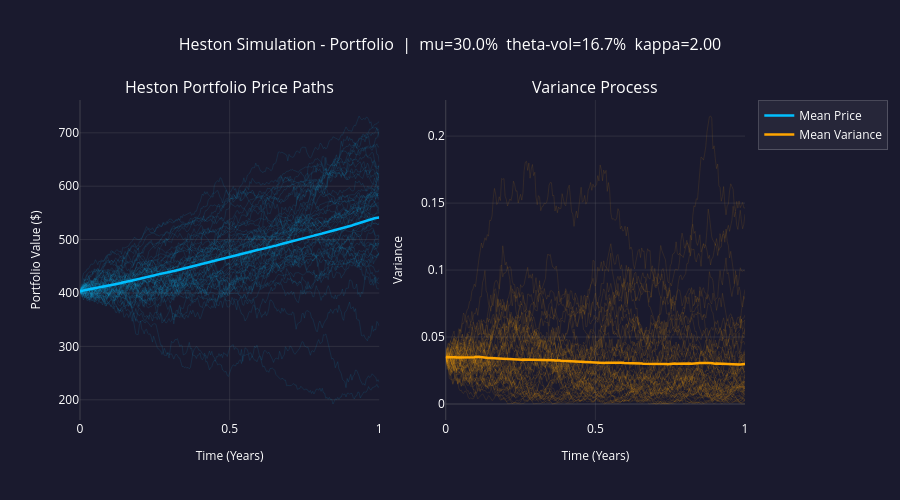

Here is the notebook cell this chart was saved with:
### Code cell
# Heston, calibrate on SPY (market proxy) for κ, ξ, ρ,
# then re-scale to portfolio-level S0, μ, and σ.

analyzer = HestonModel('SPY', '2024-01-01', '2025-01-01')
_, _, v0_heston, theta_heston, kappa_heston, sigma_heston, rho_heston = analyzer.calibrate_heston_params(n_sims=100)

# Override S0 and drift with portfolio-level values
_port_mu  = float(np.dot(optimal_weights, mu.values))
_port_var = float(np.dot(optimal_weights, np.dot(cov.values, optimal_weights)))
_port_sig = float(np.sqrt(_port_var))
_port_S0  = float(np.dot(optimal_weights, s0[true_tickers].values))

# Rescale v0 and theta to portfolio variance (keep vol-of-vol shape from SPY calibration)
_scale = (_port_sig / np.sqrt(theta_heston))**2
v0_heston    = float(np.var(analyzer.returns[-21:]) * 252) * _scale
theta_heston = _port_var   # long-run variance = portfolio variance

S0_heston = _port_S0
mu_heston  = _port_mu

print(f"Heston inputs (portfolio): S0={S0_heston:.2f}  μ={mu_heston:.2%}  σ_port={_port_sig:.2%}")
print(f"  kappa={kappa_heston:.3f}  xi={sigma_heston:.3f}  rho={rho_heston:.3f}")
print(f"  v0={v0_heston:.4f}  theta={theta_heston:.4f}")

T_heston = 1.0
N_heston = 252
n_paths_heston = 1000

S_heston, v_heston = analyzer.heston_simulation(
    S0_heston, v0_heston, mu_heston, kappa_heston, theta_heston, sigma_heston, rho_heston,
    T_heston, N_heston, n_paths_heston
)

t_heston = np.linspace(0, T_heston, N_heston + 1)
mean_S = S_heston.mean(axis=0)
mean_v = v_heston.mean(axis=0)

fig = make_subplots(
    rows=1, cols=2,
    subplot_titles=('Heston Portfolio Price Paths', 'Variance Process'),
    horizontal_spacing=0.1
)
for i in range(min(50, n_paths_heston)):
    fig.add_trace(
        go.Scatter(x=t_heston, y=S_heston[i], mode='lines',
                   line=dict(color='rgba(0, 191, 255, 0.1)', width=1),
                   showlegend=False),
        row=1, col=1
    )
    fig.add_trace(
        go.Scatter(x=t_heston, y=v_heston[i], mode='lines',
                   line=dict(color='rgba(255, 165, 0, 0.1)', width=1),
                   showlegend=False),
        row=1, col=2
    )
fig.add_trace(
    go.Scatter(x=t_heston, y=mean_S, name='Mean Price',
               line=dict(color='rgba(0, 191, 255, 1.0)', width=2.5)),
    row=1, col=1
)
fig.add_trace(
    go.Scatter(x=t_heston, y=mean_v, name='Mean Variance',
               line=dict(color='rgba(255, 165, 0, 1.0)', width=2.5)),
    row=1, col=2
)
axis_labels = {(1, 1): ("Time (Years)", "Portfolio Value ($)"), (1, 2): ("Time (Years)", "Variance")}
axis_style = dict(showgrid=True, gridwidth=1, gridcolor='rgba(128,128,128,0.2)',
                  zeroline=True, zerolinewidth=1, zerolinecolor='rgba(128,128,128,0.4)',
                  title_font=dict(size=12))
for (row, col), (x_label, y_label) in axis_labels.items():
    fig.update_xaxes(title_text=x_label, **axis_style, row=row, col=col)
    fig.update_yaxes(title_text=y_label, **axis_style, row=row, col=col)
fig.update_layout(
    height=500, showlegend=True,
    title_text=f'Heston Simulation - Portfolio  |  mu={mu_heston*100:.1f}%  theta-vol={np.sqrt(theta_heston)*100:.1f}%  kappa={kappa_heston:.2f}',
    title_x=0.5, title_font_size=16,
    plot_bgcolor='#1a1a2e', paper_bgcolor='#1a1a2e',
    font=dict(color='white'),
    legend=dict(bgcolor='rgba(255,255,255,0.05)', bordercolor='rgba(255,255,255,0.2)', borderwidth=1)
)
fig.show()

### Figure 1 — Plotly figure (JSON) as saved in the notebook; plotly's stock layout.template omitted (floating-point values rounded to 4 significant figures; data arrays with more than 128 entries replaced by an {"elided": "..."} marker saying what was removed)
{"data": [{"line": {"color": "rgba(0, 191, 255, 0.1)", "width": 1}, "mode": "lines", "showlegend": false, "type": "scatter", "x": {"elided": "253 float values"}, "xaxis": "x", "y": {"elided": "253 float values"}, "yaxis": "y"}, {"line": {"color": "rgba(255, 165, 0, 0.1)", "width": 1}, "mode": "lines", "showlegend": false, "type": "scatter", "x": {"elided": "253 float values"}, "xaxis": "x2", "y": {"elided": "253 float values"}, "yaxis": "y2"}, {"line": {"color": "rgba(0, 191, 255, 0.1)", "width": 1}, "mode": "lines", "showlegend": false, "type": "scatter", "x": {"elided": "253 float values"}, "xaxis": "x", "y": {"elided": "253 float values"}, "yaxis": "y"}, {"line": {"color": "rgba(255, 165, 0, 0.1)", "width": 1}, "mode": "lines", "showlegend": false, "type": "scatter", "x": {"elided": "253 float values"}, "xaxis": "x2", "y": {"elided": "253 float values"}, "yaxis": "y2"}, {"line": {"color": "rgba(0, 191, 255, 0.1)", "width": 1}, "mode": "lines", "showlegend": false, "type": "scatter", "x": {"elided": "253 float values"}, "xaxis": "x", "y": {"elided": "253 float values"}, "yaxis": "y"}, {"line": {"color": "rgba(255, 165, 0, 0.1)", "width": 1}, "mode": "lines", "showlegend": false, "type": "scatter", "x": {"elided": "253 float values"}, "xaxis": "x2", "y": {"elided": "253 float values"}, "yaxis": "y2"}, {"line": {"color": "rgba(0, 191, 255, 0.1)", "width": 1}, "mode": "lines", "showlegend": false, "type": "scatter", "x": {"elided": "253 float values"}, "xaxis": "x", "y": {"elided": "253 float values"}, "yaxis": "y"}, {"line": {"color": "rgba(255, 165, 0, 0.1)", "width": 1}, "mode": "lines", "showlegend": false, "type": "scatter", "x": {"elided": "253 float values"}, "xaxis": "x2", "y": {"elided": "253 float values"}, "yaxis": "y2"}, {"line": {"color": "rgba(0, 191, 255, 0.1)", "width": 1}, "mode": "lines", "showlegend": false, "type": "scatter", "x": {"elided": "253 float values"}, "xaxis": "x", "y": {"elided": "253 float values"}, "yaxis": "y"}, {"line": {"color": "rgba(255, 165, 0, 0.1)", "width": 1}, "mode": "lines", "showlegend": false, "type": "scatter", "x": {"elided": "253 float values"}, "xaxis": "x2", "y": {"elided": "253 float values"}, "yaxis": "y2"}, {"line": {"color": "rgba(0, 191, 255, 0.1)", "width": 1}, "mode": "lines", "showlegend": false, "type": "scatter", "x": {"elided": "253 float values"}, "xaxis": "x", "y": {"elided": "253 float values"}, "yaxis": "y"}, {"line": {"color": "rgba(255, 165, 0, 0.1)", "width": 1}, "mode": "lines", "showlegend": false, "type": "scatter", "x": {"elided": "253 float values"}, "xaxis": "x2", "y": {"elided": "253 float values"}, "yaxis": "y2"}, {"line": {"color": "rgba(0, 191, 255, 0.1)", "width": 1}, "mode": "lines", "showlegend": false, "type": "scatter", "x": {"elided": "253 float values"}, "xaxis": "x", "y": {"elided": "253 float values"}, "yaxis": "y"}, {"line": {"color": "rgba(255, 165, 0, 0.1)", "width": 1}, "mode": "lines", "showlegend": false, "type": "scatter", "x": {"elided": "253 float values"}, "xaxis": "x2", "y": {"elided": "253 float values"}, "yaxis": "y2"}, {"line": {"color": "rgba(0, 191, 255, 0.1)", "width": 1}, "mode": "lines", "showlegend": false, "type": "scatter", "x": {"elided": "253 float values"}, "xaxis": "x", "y": {"elided": "253 float values"}, "yaxis": "y"}, {"line": {"color": "rgba(255, 165, 0, 0.1)", "width": 1}, "mode": "lines", "showlegend": false, "type": "scatter", "x": {"elided": "253 float values"}, "xaxis": "x2", "y": {"elided": "253 float values"}, "yaxis": "y2"}, {"line": {"color": "rgba(0, 191, 255, 0.1)", "width": 1}, "mode": "lines", "showlegend": false, "type": "scatter", "x": {"elided": "253 float values"}, "xaxis": "x", "y": {"elided": "253 float values"}, "yaxis": "y"}, {"line": {"color": "rgba(255, 165, 0, 0.1)", "width": 1}, "mode": "lines", "showlegend": false, "type": "scatter", "x": {"elided": "253 float values"}, "xaxis": "x2", "y": {"elided": "253 float values"}, "yaxis": "y2"}, {"line": {"color": "rgba(0, 191, 255, 0.1)", "width": 1}, "mode": "lines", "showlegend": false, "type": "scatter", "x": {"elided": "253 float values"}, "xaxis": "x", "y": {"elided": "253 float values"}, "yaxis": "y"}, {"line": {"color": "rgba(255, 165, 0, 0.1)", "width": 1}, "mode": "lines", "showlegend": false, "type": "scatter", "x": {"elided": "253 float values"}, "xaxis": "x2", "y": {"elided": "253 float values"}, "yaxis": "y2"}, {"line": {"color": "rgba(0, 191, 255, 0.1)", "width": 1}, "mode": "lines", "showlegend": false, "type": "scatter", "x": {"elided": "253 float values"}, "xaxis": "x", "y": {"elided": "253 float values"}, "yaxis": "y"}, {"line": {"color": "rgba(255, 165, 0, 0.1)", "width": 1}, "mode": "lines", "showlegend": false, "type": "scatter", "x": {"elided": "253 float values"}, "xaxis": "x2", "y": {"elided": "253 float values"}, "yaxis": "y2"}, {"line": {"color": "rgba(0, 191, 255, 0.1)", "width": 1}, "mode": "lines", "showlegend": false, "type": "scatter", "x": {"elided": "253 float values"}, "xaxis": "x", "y": {"elided": "253 float values"}, "yaxis": "y"}, {"line": {"color": "rgba(255, 165, 0, 0.1)", "width": 1}, "mode": "lines", "showlegend": false, "type": "scatter", "x": {"elided": "253 float values"}, "xaxis": "x2", "y": {"elided": "253 float values"}, "yaxis": "y2"}, {"line": {"color": "rgba(0, 191, 255, 0.1)", "width": 1}, "mode": "lines", "showlegend": false, "type": "scatter", "x": {"elided": "253 float values"}, "xaxis": "x", "y": {"elided": "253 float values"}, "yaxis": "y"}, {"line": {"color": "rgba(255, 165, 0, 0.1)", "width": 1}, "mode": "lines", "showlegend": false, "type": "scatter", "x": {"elided": "253 float values"}, "xaxis": "x2", "y": {"elided": "253 float values"}, "yaxis": "y2"}, {"line": {"color": "rgba(0, 191, 255, 0.1)", "width": 1}, "mode": "lines", "showlegend": false, "type": "scatter", "x": {"elided": "253 float values"}, "xaxis": "x", "y": {"elided": "253 float values"}, "yaxis": "y"}, {"line": {"color": "rgba(255, 165, 0, 0.1)", "width": 1}, "mode": "lines", "showlegend": false, "type": "scatter", "x": {"elided": "253 float values"}, "xaxis": "x2", "y": {"elided": "253 float values"}, "yaxis": "y2"}, {"line": {"color": "rgba(0, 191, 255, 0.1)", "width": 1}, "mode": "lines", "showlegend": false, "type": "scatter", "x": {"elided": "253 float values"}, "xaxis": "x", "y": {"elided": "253 float values"}, "yaxis": "y"}, {"line": {"color": "rgba(255, 165, 0, 0.1)", "width": 1}, "mode": "lines", "showlegend": false, "type": "scatter", "x": {"elided": "253 float values"}, "xaxis": "x2", "y": {"elided": "253 float values"}, "yaxis": "y2"}, {"line": {"color": "rgba(0, 191, 255, 0.1)", "width": 1}, "mode": "lines", "showlegend": false, "type": "scatter", "x": {"elided": "253 float values"}, "xaxis": "x", "y": {"elided": "253 float values"}, "yaxis": "y"}, {"line": {"color": "rgba(255, 165, 0, 0.1)", "width": 1}, "mode": "lines", "showlegend": false, "type": "scatter", "x": {"elided": "253 float values"}, "xaxis": "x2", "y": {"elided": "253 float values"}, "yaxis": "y2"}, {"line": {"color": "rgba(0, 191, 255, 0.1)", "width": 1}, "mode": "lines", "showlegend": false, "type": "scatter", "x": {"elided": "253 float values"}, "xaxis": "x", "y": {"elided": "253 float values"}, "yaxis": "y"}, {"line": {"color": "rgba(255, 165, 0, 0.1)", "width": 1}, "mode": "lines", "showlegend": false, "type": "scatter", "x": {"elided": "253 float values"}, "xaxis": "x2", "y": {"elided": "253 float values"}, "yaxis": "y2"}, {"line": {"color": "rgba(0, 191, 255, 0.1)", "width": 1}, "mode": "lines", "showlegend": false, "type": "scatter", "x": {"elided": "253 float values"}, "xaxis": "x", "y": {"elided": "253 float values"}, "yaxis": "y"}, {"line": {"color": "rgba(255, 165, 0, 0.1)", "width": 1}, "mode": "lines", "showlegend": false, "type": "scatter", "x": {"elided": "253 float values"}, "xaxis": "x2", "y": {"elided": "253 float values"}, "yaxis": "y2"}, {"line": {"color": "rgba(0, 191, 255, 0.1)", "width": 1}, "mode": "lines", "showlegend": false, "type": "scatter", "x": {"elided": "253 float values"}, "xaxis": "x", "y": {"elided": "253 float values"}, "yaxis": "y"}, {"line": {"color": "rgba(255, 165, 0, 0.1)", "width": 1}, "mode": "lines", "showlegend": false, "type": "scatter", "x": {"elided": "253 float values"}, "xaxis": "x2", "y": {"elided": "253 float values"}, "yaxis": "y2"}, {"line": {"color": "rgba(0, 191, 255, 0.1)", "width": 1}, "mode": "lines", "showlegend": false, "type": "scatter", "x": {"elided": "253 float values"}, "xaxis": "x", "y": {"elided": "253 float values"}, "yaxis": "y"}, {"line": {"color": "rgba(255, 165, 0, 0.1)", "width": 1}, "mode": "lines", "showlegend": false, "type": "scatter", "x": {"elided": "253 float values"}, "xaxis": "x2", "y": {"elided": "253 float values"}, "yaxis": "y2"}, {"line": {"color": "rgba(0, 191, 255, 0.1)", "width": 1}, "mode": "lines", "showlegend": false, "type": "scatter", "x": {"elided": "253 float values"}, "xaxis": "x", "y": {"elided": "253 float values"}, "yaxis": "y"}, {"line": {"color": "rgba(255, 165, 0, 0.1)", "width": 1}, "mode": "lines", "showlegend": false, "type": "scatter", "x": {"elided": "253 float values"}, "xaxis": "x2", "y": {"elided": "253 float values"}, "yaxis": "y2"}, {"line": {"color": "rgba(0, 191, 255, 0.1)", "width": 1}, "mode": "lines", "showlegend": false, "type": "scatter", "x": {"elided": "253 float values"}, "xaxis": "x", "y": {"elided": "253 float values"}, "yaxis": "y"}, {"line": {"color": "rgba(255, 165, 0, 0.1)", "width": 1}, "mode": "lines", "showlegend": false, "type": "scatter", "x": {"elided": "253 float values"}, "xaxis": "x2", "y": {"elided": "253 float values"}, "yaxis": "y2"}, {"line": {"color": "rgba(0, 191, 255, 0.1)", "width": 1}, "mode": "lines", "showlegend": false, "type": "scatter", "x": {"elided": "253 float values"}, "xaxis": "x", "y": {"elided": "253 float values"}, "yaxis": "y"}, {"line": {"color": "rgba(255, 165, 0, 0.1)", "width": 1}, "mode": "lines", "showlegend": false, "type": "scatter", "x": {"elided": "253 float values"}, "xaxis": "x2", "y": {"elided": "253 float values"}, "yaxis": "y2"}, {"line": {"color": "rgba(0, 191, 255, 0.1)", "width": 1}, "mode": "lines", "showlegend": false, "type": "scatter", "x": {"elided": "253 float values"}, "xaxis": "x", "y": {"elided": "253 float values"}, "yaxis": "y"}, {"line": {"color": "rgba(255, 165, 0, 0.1)", "width": 1}, "mode": "lines", "showlegend": false, "type": "scatter", "x": {"elided": "253 float values"}, "xaxis": "x2", "y": {"elided": "253 float values"}, "yaxis": "y2"}, {"line": {"color": "rgba(0, 191, 255, 0.1)", "width": 1}, "mode": "lines", "showlegend": false, "type": "scatter", "x": {"elided": "253 float values"}, "xaxis": "x", "y": {"elided": "253 float values"}, "yaxis": "y"}, {"line": {"color": "rgba(255, 165, 0, 0.1)", "width": 1}, "mode": "lines", "showlegend": false, "type": "scatter", "x": {"elided": "253 float values"}, "xaxis": "x2", "y": {"elided": "253 float values"}, "yaxis": "y2"}, {"line": {"color": "rgba(0, 191, 255, 0.1)", "width": 1}, "mode": "lines", "showlegend": false, "type": "scatter", "x": {"elided": "253 float values"}, "xaxis": "x", "y": {"elided": "253 float values"}, "yaxis": "y"}, {"line": {"color": "rgba(255, 165, 0, 0.1)", "width": 1}, "mode": "lines", "showlegend": false, "type": "scatter", "x": {"elided": "253 float values"}, "xaxis": "x2", "y": {"elided": "253 float values"}, "yaxis": "y2"}, {"line": {"color": "rgba(0, 191, 255, 0.1)", "width": 1}, "mode": "lines", "showlegend": false, "type": "scatter", "x": {"elided": "253 float values"}, "xaxis": "x", "y": {"elided": "253 float values"}, "yaxis": "y"}, {"line": {"color": "rgba(255, 165, 0, 0.1)", "width": 1}, "mode": "lines", "showlegend": false, "type": "scatter", "x": {"elided": "253 float values"}, "xaxis": "x2", "y": {"elided": "253 float values"}, "yaxis": "y2"}, {"line": {"color": "rgba(0, 191, 255, 0.1)", "width": 1}, "mode": "lines", "showlegend": false, "type": "scatter", "x": {"elided": "253 float values"}, "xaxis": "x", "y": {"elided": "253 float values"}, "yaxis": "y"}, {"line": {"color": "rgba(255, 165, 0, 0.1)", "width": 1}, "mode": "lines", "showlegend": false, "type": "scatter", "x": {"elided": "253 float values"}, "xaxis": "x2", "y": {"elided": "253 float values"}, "yaxis": "y2"}, {"line": {"color": "rgba(0, 191, 255, 0.1)", "width": 1}, "mode": "lines", "showlegend": false, "type": "scatter", "x": {"elided": "253 float values"}, "xaxis": "x", "y": {"elided": "253 float values"}, "yaxis": "y"}, {"line": {"color": "rgba(255, 165, 0, 0.1)", "width": 1}, "mode": "lines", "showlegend": false, "type": "scatter", "x": {"elided": "253 float values"}, "xaxis": "x2", "y": {"elided": "253 float values"}, "yaxis": "y2"}, {"line": {"color": "rgba(0, 191, 255, 0.1)", "width": 1}, "mode": "lines", "showlegend": false, "type": "scatter", "x": {"elided": "253 float values"}, "xaxis": "x", "y": {"elided": "253 float values"}, "yaxis": "y"}, {"line": {"color": "rgba(255, 165, 0, 0.1)", "width": 1}, "mode": "lines", "showlegend": false, "type": "scatter", "x": {"elided": "253 float values"}, "xaxis": "x2", "y": {"elided": "253 float values"}, "yaxis": "y2"}, {"line": {"color": "rgba(0, 191, 255, 0.1)", "width": 1}, "mode": "lines", "showlegend": false, "type": "scatter", "x": {"elided": "253 float values"}, "xaxis": "x", "y": {"elided": "253 float values"}, "yaxis": "y"}, {"line": {"color": "rgba(255, 165, 0, 0.1)", "width": 1}, "mode": "lines", "showlegend": false, "type": "scatter", "x": {"elided": "253 float values"}, "xaxis": "x2", "y": {"elided": "253 float values"}, "yaxis": "y2"}, {"line": {"color": "rgba(0, 191, 255, 0.1)", "width": 1}, "mode": "lines", "showlegend": false, "type": "scatter", "x": {"elided": "253 float values"}, "xaxis": "x", "y": {"elided": "253 float values"}, "yaxis": "y"}, {"line": {"color": "rgba(255, 165, 0, 0.1)", "width": 1}, "mode": "lines", "showlegend": false, "type": "scatter", "x": {"elided": "253 float values"}, "xaxis": "x2", "y": {"elided": "253 float values"}, "yaxis": "y2"}, {"line": {"color": "rgba(0, 191, 255, 0.1)", "width": 1}, "mode": "lines", "showlegend": false, "type": "scatter", "x": {"elided": "253 float values"}, "xaxis": "x", "y": {"elided": "253 float values"}, "yaxis": "y"}, {"line": {"color": "rgba(255, 165, 0, 0.1)", "width": 1}, "mode": "lines", "showlegend": false, "type": "scatter", "x": {"elided": "253 float values"}, "xaxis": "x2", "y": {"elided": "253 float values"}, "yaxis": "y2"}, {"line": {"color": "rgba(0, 191, 255, 0.1)", "width": 1}, "mode": "lines", "showlegend": false, "type": "scatter", "x": {"elided": "253 float values"}, "xaxis": "x", "y": {"elided": "253 float values"}, "yaxis": "y"}, {"line": {"color": "rgba(255, 165, 0, 0.1)", "width": 1}, "mode": "lines", "showlegend": false, "type": "scatter", "x": {"elided": "253 float values"}, "xaxis": "x2", "y": {"elided": "253 float values"}, "yaxis": "y2"}, {"line": {"color": "rgba(0, 191, 255, 0.1)", "width": 1}, "mode": "lines", "showlegend": false, "type": "scatter", "x": {"elided": "253 float values"}, "xaxis": "x", "y": {"elided": "253 float values"}, "yaxis": "y"}, {"line": {"color": "rgba(255, 165, 0, 0.1)", "width": 1}, "mode": "lines", "showlegend": false, "type": "scatter", "x": {"elided": "253 float values"}, "xaxis": "x2", "y": {"elided": "253 float values"}, "yaxis": "y2"}, {"line": {"color": "rgba(0, 191, 255, 0.1)", "width": 1}, "mode": "lines", "showlegend": false, "type": "scatter", "x": {"elided": "253 float values"}, "xaxis": "x", "y": {"elided": "253 float values"}, "yaxis": "y"}, {"line": {"color": "rgba(255, 165, 0, 0.1)", "width": 1}, "mode": "lines", "showlegend": false, "type": "scatter", "x": {"elided": "253 float values"}, "xaxis": "x2", "y": {"elided": "253 float values"}, "yaxis": "y2"}, {"line": {"color": "rgba(0, 191, 255, 0.1)", "width": 1}, "mode": "lines", "showlegend": false, "type": "scatter", "x": {"elided": "253 float values"}, "xaxis": "x", "y": {"elided": "253 float values"}, "yaxis": "y"}, {"line": {"color": "rgba(255, 165, 0, 0.1)", "width": 1}, "mode": "lines", "showlegend": false, "type": "scatter", "x": {"elided": "253 float values"}, "xaxis": "x2", "y": {"elided": "253 float values"}, "yaxis": "y2"}, {"line": {"color": "rgba(0, 191, 255, 0.1)", "width": 1}, "mode": "lines", "showlegend": false, "type": "scatter", "x": {"elided": "253 float values"}, "xaxis": "x", "y": {"elided": "253 float values"}, "yaxis": "y"}, {"line": {"color": "rgba(255, 165, 0, 0.1)", "width": 1}, "mode": "lines", "showlegend": false, "type": "scatter", "x": {"elided": "253 float values"}, "xaxis": "x2", "y": {"elided": "253 float values"}, "yaxis": "y2"}, {"line": {"color": "rgba(0, 191, 255, 0.1)", "width": 1}, "mode": "lines", "showlegend": false, "type": "scatter", "x": {"elided": "253 float values"}, "xaxis": "x", "y": {"elided": "253 float values"}, "yaxis": "y"}, {"line": {"color": "rgba(255, 165, 0, 0.1)", "width": 1}, "mode": "lines", "showlegend": false, "type": "scatter", "x": {"elided": "253 float values"}, "xaxis": "x2", "y": {"elided": "253 float values"}, "yaxis": "y2"}, {"line": {"color": "rgba(0, 191, 255, 0.1)", "width": 1}, "mode": "lines", "showlegend": false, "type": "scatter", "x": {"elided": "253 float values"}, "xaxis": "x", "y": {"elided": "253 float values"}, "yaxis": "y"}, {"line": {"color": "rgba(255, 165, 0, 0.1)", "width": 1}, "mode": "lines", "showlegend": false, "type": "scatter", "x": {"elided": "253 float values"}, "xaxis": "x2", "y": {"elided": "253 float values"}, "yaxis": "y2"}, {"line": {"color": "rgba(0, 191, 255, 0.1)", "width": 1}, "mode": "lines", "showlegend": false, "type": "scatter", "x": {"elided": "253 float values"}, "xaxis": "x", "y": {"elided": "253 float values"}, "yaxis": "y"}, {"line": {"color": "rgba(255, 165, 0, 0.1)", "width": 1}, "mode": "lines", "showlegend": false, "type": "scatter", "x": {"elided": "253 float values"}, "xaxis": "x2", "y": {"elided": "253 float values"}, "yaxis": "y2"}, {"line": {"color": "rgba(0, 191, 255, 0.1)", "width": 1}, "mode": "lines", "showlegend": false, "type": "scatter", "x": {"elided": "253 float values"}, "xaxis": "x", "y": {"elided": "253 float values"}, "yaxis": "y"}, {"line": {"color": "rgba(255, 165, 0, 0.1)", "width": 1}, "mode": "lines", "showlegend": false, "type": "scatter", "x": {"elided": "253 float values"}, "xaxis": "x2", "y": {"elided": "253 float values"}, "yaxis": "y2"}, {"line": {"color": "rgba(0, 191, 255, 0.1)", "width": 1}, "mode": "lines", "showlegend": false, "type": "scatter", "x": {"elided": "253 float values"}, "xaxis": "x", "y": {"elided": "253 float values"}, "yaxis": "y"}, {"line": {"color": "rgba(255, 165, 0, 0.1)", "width": 1}, "mode": "lines", "showlegend": false, "type": "scatter", "x": {"elided": "253 float values"}, "xaxis": "x2", "y": {"elided": "253 float values"}, "yaxis": "y2"}, {"line": {"color": "rgba(0, 191, 255, 0.1)", "width": 1}, "mode": "lines", "showlegend": false, "type": "scatter", "x": {"elided": "253 float values"}, "xaxis": "x", "y": {"elided": "253 float values"}, "yaxis": "y"}, {"line": {"color": "rgba(255, 165, 0, 0.1)", "width": 1}, "mode": "lines", "showlegend": false, "type": "scatter", "x": {"elided": "253 float values"}, "xaxis": "x2", "y": {"elided": "253 float values"}, "yaxis": "y2"}, {"line": {"color": "rgba(0, 191, 255, 0.1)", "width": 1}, "mode": "lines", "showlegend": false, "type": "scatter", "x": {"elided": "253 float values"}, "xaxis": "x", "y": {"elided": "253 float values"}, "yaxis": "y"}, {"line": {"color": "rgba(255, 165, 0, 0.1)", "width": 1}, "mode": "lines", "showlegend": false, "type": "scatter", "x": {"elided": "253 float values"}, "xaxis": "x2", "y": {"elided": "253 float values"}, "yaxis": "y2"}, {"line": {"color": "rgba(0, 191, 255, 0.1)", "width": 1}, "mode": "lines", "showlegend": false, "type": "scatter", "x": {"elided": "253 float values"}, "xaxis": "x", "y": {"elided": "253 float values"}, "yaxis": "y"}, {"line": {"color": "rgba(255, 165, 0, 0.1)", "width": 1}, "mode": "lines", "showlegend": false, "type": "scatter", "x": {"elided": "253 float values"}, "xaxis": "x2", "y": {"elided": "253 float values"}, "yaxis": "y2"}, {"line": {"color": "rgba(0, 191, 255, 0.1)", "width": 1}, "mode": "lines", "showlegend": false, "type": "scatter", "x": {"elided": "253 float values"}, "xaxis": "x", "y": {"elided": "253 float values"}, "yaxis": "y"}, {"line": {"color": "rgba(255, 165, 0, 0.1)", "width": 1}, "mode": "lines", "showlegend": false, "type": "scatter", "x": {"elided": "253 float values"}, "xaxis": "x2", "y": {"elided": "253 float values"}, "yaxis": "y2"}, {"line": {"color": "rgba(0, 191, 255, 0.1)", "width": 1}, "mode": "lines", "showlegend": false, "type": "scatter", "x": {"elided": "253 float values"}, "xaxis": "x", "y": {"elided": "253 float values"}, "yaxis": "y"}, {"line": {"color": "rgba(255, 165, 0, 0.1)", "width": 1}, "mode": "lines", "showlegend": false, "type": "scatter", "x": {"elided": "253 float values"}, "xaxis": "x2", "y": {"elided": "253 float values"}, "yaxis": "y2"}, {"line": {"color": "rgba(0, 191, 255, 0.1)", "width": 1}, "mode": "lines", "showlegend": false, "type": "scatter", "x": {"elided": "253 float values"}, "xaxis": "x", "y": {"elided": "253 float values"}, "yaxis": "y"}, {"line": {"color": "rgba(255, 165, 0, 0.1)", "width": 1}, "mode": "lines", "showlegend": false, "type": "scatter", "x": {"elided": "253 float values"}, "xaxis": "x2", "y": {"elided": "253 float values"}, "yaxis": "y2"}, {"line": {"color": "rgba(0, 191, 255, 0.1)", "width": 1}, "mode": "lines", "showlegend": false, "type": "scatter", "x": {"elided": "253 float values"}, "xaxis": "x", "y": {"elided": "253 float values"}, "yaxis": "y"}, {"line": {"color": "rgba(255, 165, 0, 0.1)", "width": 1}, "mode": "lines", "showlegend": false, "type": "scatter", "x": {"elided": "253 float values"}, "xaxis": "x2", "y": {"elided": "253 float values"}, "yaxis": "y2"}, {"line": {"color": "rgba(0, 191, 255, 1.0)", "width": 2.5}, "name": "Mean Price", "type": "scatter", "x": {"elided": "253 float values"}, "xaxis": "x", "y": {"elided": "253 float values"}, "yaxis": "y"}, {"line": {"color": "rgba(255, 165, 0, 1.0)", "width": 2.5}, "name": "Mean Variance", "type": "scatter", "x": {"elided": "253 float values"}, "xaxis": "x2", "y": {"elided": "253 float values"}, "yaxis": "y2"}], "layout": {"annotations": [{"font": {"size": 16}, "showarrow": false, "text": "Heston Portfolio Price Paths", "x": 0.225, "xanchor": "center", "xref": "paper", "y": 1, "yanchor": "bottom", "yref": "paper"}, {"font": {"size": 16}, "showarrow": false, "text": "Variance Process", "x": 0.775, "xanchor": "center", "xref": "paper", "y": 1, "yanchor": "bottom", "yref": "paper"}], "font": {"color": "white"}, "height": 500, "legend": {"bgcolor": "rgba(255,255,255,0.05)", "bordercolor": "rgba(255,255,255,0.2)", "borderwidth": 1}, "paper_bgcolor": "#1a1a2e", "plot_bgcolor": "#1a1a2e", "showlegend": true, "title": {"font": {"size": 16}, "text": "Heston Simulation - Portfolio  |  mu=30.0%  theta-vol=16.7%  kappa=2.00", "x": 0.5}, "xaxis": {"anchor": "y", "domain": [0, 0.45], "gridcolor": "rgba(128,128,128,0.2)", "gridwidth": 1, "showgrid": true, "title": {"font": {"size": 12}, "text": "Time (Years)"}, "zeroline": true, "zerolinecolor": "rgba(128,128,128,0.4)", "zerolinewidth": 1}, "xaxis2": {"anchor": "y2", "domain": [0.55, 1], "gridcolor": "rgba(128,128,128,0.2)", "gridwidth": 1, "showgrid": true, "title": {"font": {"size": 12}, "text": "Time (Years)"}, "zeroline": true, "zerolinecolor": "rgba(128,128,128,0.4)", "zerolinewidth": 1}, "yaxis": {"anchor": "x", "domain": [0, 1], "gridcolor": "rgba(128,128,128,0.2)", "gridwidth": 1, "showgrid": true, "title": {"font": {"size": 12}, "text": "Portfolio Value ($)"}, "zeroline": true, "zerolinecolor": "rgba(128,128,128,0.4)", "zerolinewidth": 1}, "yaxis2": {"anchor": "x2", "domain": [0, 1], "gridcolor": "rgba(128,128,128,0.2)", "gridwidth": 1, "showgrid": true, "title": {"font": {"size": 12}, "text": "Variance"}, "zeroline": true, "zerolinecolor": "rgba(128,128,128,0.4)", "zerolinewidth": 1}}}
